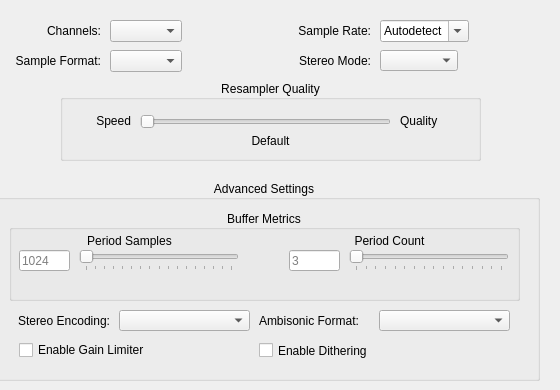
    <widget class="QWidget" name="tab_3">
     <attribute name="title">
      <string>Playback</string>
     </attribute>
     <widget class="QComboBox" name="sampleFormatCombo">
      <property name="geometry">
       <rect>
        <x>110</x>
        <y>50</y>
        <width>78</width>
        <height>21</height>
       </rect>
      </property>
      <property name="toolTip">
       <string>The output sample type. Currently, all mixing is done with 32-bit
float and converted to the output sample type as needed.</string>
      </property>
      <property name="sizeAdjustPolicy">
       <enum>QComboBox::AdjustToContents</enum>
      </property>
     </widget>
     <widget class="QLabel" name="label_5">
      <property name="geometry">
       <rect>
        <x>0</x>
        <y>50</y>
        <width>101</width>
        <height>21</height>
       </rect>
      </property>
      <property name="text">
       <string>Sample Format:</string>
      </property>
      <property name="alignment">
       <set>Qt::AlignRight|Qt::AlignTrailing|Qt::AlignVCenter</set>
      </property>
     </widget>
     <widget class="QLabel" name="label_6">
      <property name="geometry">
       <rect>
        <x>0</x>
        <y>20</y>
        <width>101</width>
        <height>21</height>
       </rect>
      </property>
      <property name="text">
       <string>Channels:</string>
      </property>
      <property name="alignment">
       <set>Qt::AlignRight|Qt::AlignTrailing|Qt::AlignVCenter</set>
      </property>
     </widget>
     <widget class="QComboBox" name="channelConfigCombo">
      <property name="geometry">
       <rect>
        <x>110</x>
        <y>20</y>
        <width>78</width>
        <height>21</height>
       </rect>
      </property>
      <property name="toolTip">
       <string>The output channel configuration. Note that not all backends
can properly detect the channel configuration and may default
to stereo output.</string>
      </property>
      <property name="sizeAdjustPolicy">
       <enum>QComboBox::AdjustToContents</enum>
      </property>
     </widget>
     <widget class="QComboBox" name="sampleRateCombo">
      <property name="geometry">
       <rect>
        <x>380</x>
        <y>20</y>
        <width>91</width>
        <height>29</height>
       </rect>
      </property>
      <property name="toolTip">
       <string>The playback/mixing sample rate.</string>
      </property>
      <property name="editable">
       <bool>true</bool>
      </property>
      <property name="insertPolicy">
       <enum>QComboBox::NoInsert</enum>
      </property>
      <property name="sizeAdjustPolicy">
       <enum>QComboBox::AdjustToContents</enum>
      </property>
      <item>
       <property name="text">
        <string>Autodetect</string>
       </property>
      </item>
      <item>
       <property name="text">
        <string>8000</string>
       </property>
      </item>
      <item>
       <property name="text">
        <string>11025</string>
       </property>
      </item>
      <item>
       <property name="text">
        <string>16000</string>
       </property>
      </item>
      <item>
       <property name="text">
        <string>22050</string>
       </property>
      </item>
      <item>
       <property name="text">
        <string>32000</string>
       </property>
      </item>
      <item>
       <property name="text">
        <string>44100</string>
       </property>
      </item>
      <item>
       <property name="text">
        <string>48000</string>
       </property>
      </item>
     </widget>
     <widget class="QLabel" name="label_7">
      <property name="geometry">
       <rect>
        <x>290</x>
        <y>20</y>
        <width>81</width>
        <height>21</height>
       </rect>
      </property>
      <property name="text">
       <string>Sample Rate:</string>
      </property>
      <property name="alignment">
       <set>Qt::AlignRight|Qt::AlignTrailing|Qt::AlignVCenter</set>
      </property>
     </widget>
     <widget class="QLabel" name="label_14">
      <property name="geometry">
       <rect>
        <x>290</x>
        <y>50</y>
        <width>81</width>
        <height>21</height>
       </rect>
      </property>
      <property name="text">
       <string>Stereo Mode:</string>
      </property>
      <property name="alignment">
       <set>Qt::AlignRight|Qt::AlignTrailing|Qt::AlignVCenter</set>
      </property>
     </widget>
     <widget class="QComboBox" name="stereoModeCombo">
      <property name="geometry">
       <rect>
        <x>380</x>
        <y>50</y>
        <width>78</width>
        <height>21</height>
       </rect>
      </property>
      <property name="toolTip">
       <string>How to treat stereo output. As headphones, HRTF or crossfeed
filters may be used to improve binaural quality, which may not
otherwise be suitable for speakers.</string>
      </property>
     </widget>
     <widget class="QGroupBox" name="groupBox">
      <property name="geometry">
       <rect>
        <x>-11</x>
        <y>180</y>
        <width>551</width>
        <height>201</height>
       </rect>
      </property>
      <property name="title">
       <string>Advanced Settings</string>
      </property>
      <property name="alignment">
       <set>Qt::AlignCenter</set>
      </property>
      <widget class="QGroupBox" name="groupBox_3">
       <property name="geometry">
        <rect>
         <x>20</x>
         <y>30</y>
         <width>511</width>
         <height>91</height>
        </rect>
       </property>
       <property name="title">
        <string>Buffer Metrics</string>
       </property>
       <property name="alignment">
        <set>Qt::AlignCenter</set>
       </property>
       <widget class="QWidget" name="widget" native="true">
        <property name="geometry">
         <rect>
          <x>260</x>
          <y>20</y>
          <width>241</width>
          <height>51</height>
         </rect>
        </property>
        <property name="toolTip">
         <string>The number of update periods. Higher values create a larger
mix ahead, which helps protect against skips when the CPU is
under load, but increases the delay between a sound getting
mixed and being heard.</string>
        </property>
        <widget class="QLabel" name="label_11">
         <property name="geometry">
          <rect>
           <x>20</x>
           <y>0</y>
           <width>201</width>
           <height>21</height>
          </rect>
         </property>
         <property name="text">
          <string>Period Count</string>
         </property>
         <property name="alignment">
          <set>Qt::AlignCenter</set>
         </property>
        </widget>
        <widget class="QSlider" name="periodCountSlider">
         <property name="geometry">
          <rect>
           <x>80</x>
           <y>20</y>
           <width>160</width>
           <height>21</height>
          </rect>
         </property>
         <property name="minimum">
          <number>1</number>
         </property>
         <property name="maximum">
          <number>16</number>
         </property>
         <property name="singleStep">
          <number>1</number>
         </property>
         <property name="pageStep">
          <number>2</number>
         </property>
         <property name="value">
          <number>1</number>
         </property>
         <property name="tracking">
          <bool>true</bool>
         </property>
         <property name="orientation">
          <enum>Qt::Horizontal</enum>
         </property>
         <property name="tickPosition">
          <enum>QSlider::TicksBelow</enum>
         </property>
         <property name="tickInterval">
          <number>1</number>
         </property>
        </widget>
        <widget class="QLineEdit" name="periodCountEdit">
         <property name="geometry">
          <rect>
           <x>20</x>
           <y>20</y>
           <width>51</width>
           <height>21</height>
          </rect>
         </property>
         <property name="placeholderText">
          <string>3</string>
         </property>
        </widget>
       </widget>
       <widget class="QWidget" name="widget_2" native="true">
        <property name="geometry">
         <rect>
          <x>10</x>
          <y>20</y>
          <width>241</width>
          <height>51</height>
         </rect>
        </property>
        <property name="toolTip">
         <string>The update period size, in sample frames. This is the number of
frames needed for each mixing update.</string>
        </property>
        <widget class="QSlider" name="periodSizeSlider">
         <property name="geometry">
          <rect>
           <x>60</x>
           <y>20</y>
           <width>160</width>
           <height>21</height>
          </rect>
         </property>
         <property name="minimum">
          <number>0</number>
         </property>
         <property name="maximum">
          <number>8192</number>
         </property>
         <property name="singleStep">
          <number>64</number>
         </property>
         <property name="pageStep">
          <number>1024</number>
         </property>
         <property name="value">
          <number>0</number>
         </property>
         <property name="tracking">
          <bool>true</bool>
         </property>
         <property name="orientation">
          <enum>Qt::Horizontal</enum>
         </property>
         <property name="tickPosition">
          <enum>QSlider::TicksBelow</enum>
         </property>
         <property name="tickInterval">
          <number>512</number>
         </property>
        </widget>
        <widget class="QLabel" name="label_10">
         <property name="geometry">
          <rect>
           <x>10</x>
           <y>0</y>
           <width>201</width>
           <height>21</height>
          </rect>
         </property>
         <property name="text">
          <string>Period Samples</string>
         </property>
         <property name="alignment">
          <set>Qt::AlignCenter</set>
         </property>
        </widget>
        <widget class="QLineEdit" name="periodSizeEdit">
         <property name="geometry">
          <rect>
           <x>0</x>
           <y>20</y>
           <width>51</width>
           <height>21</height>
          </rect>
         </property>
         <property name="placeholderText">
          <string>1024</string>
         </property>
        </widget>
       </widget>
      </widget>
      <widget class="QComboBox" name="stereoEncodingComboBox">
       <property name="geometry">
        <rect>
         <x>130</x>
         <y>130</y>
         <width>131</width>
         <height>21</height>
        </rect>
       </property>
       <property name="toolTip">
        <string>Pan Pot uses standard amplitude panning (aka
pair-wise, stereo pair, etc) between -30 and +30
degrees, while UHJ creates a stereo-compatible
two-channel UHJ mix, which encodes some
surround sound information into stereo output
that can be decoded with a surround sound
receiver.</string>
       </property>
      </widget>
      <widget class="QLabel" name="label_19">
       <property name="geometry">
        <rect>
         <x>20</x>
         <y>130</y>
         <width>101</width>
         <height>21</height>
        </rect>
       </property>
       <property name="text">
        <string>Stereo Encoding:</string>
       </property>
       <property name="alignment">
        <set>Qt::AlignRight|Qt::AlignTrailing|Qt::AlignVCenter</set>
       </property>
      </widget>
      <widget class="QLabel" name="label_30">
       <property name="geometry">
        <rect>
         <x>270</x>
         <y>130</y>
         <width>111</width>
         <height>21</height>
        </rect>
       </property>
       <property name="text">
        <string>Ambisonic Format:</string>
       </property>
      </widget>
      <widget class="QComboBox" name="ambiFormatComboBox">
       <property name="geometry">
        <rect>
         <x>390</x>
         <y>130</y>
         <width>131</width>
         <height>21</height>
        </rect>
       </property>
      </widget>
      <widget class="QCheckBox" name="outputLimiterCheckBox">
       <property name="geometry">
        <rect>
         <x>30</x>
         <y>160</y>
         <width>231</width>
         <height>20</height>
        </rect>
       </property>
       <property name="toolTip">
        <string>Applies a gain limiter on the final mixed output. This reduces the
volume when the output samples would otherwise be clamped,
avoiding excessive clipping noise.</string>
       </property>
       <property name="text">
        <string>Enable Gain Limiter</string>
       </property>
       <property name="tristate">
        <bool>true</bool>
       </property>
      </widget>
      <widget class="QCheckBox" name="outputDitherCheckBox">
       <property name="geometry">
        <rect>
         <x>270</x>
         <y>160</y>
         <width>261</width>
         <height>21</height>
        </rect>
       </property>
       <property name="toolTip">
        <string>Applies dithering on the final mix for 8- and 16-bit output.
This replaces the distortion created by nearest-value
quantization with low-level whitenoise.</string>
       </property>
       <property name="text">
        <string>Enable Dithering</string>
       </property>
       <property name="tristate">
        <bool>true</bool>
       </property>
      </widget>
     </widget>
     <widget class="QGroupBox" name="groupBox_4">
      <property name="geometry">
       <rect>
        <x>60</x>
        <y>80</y>
        <width>421</width>
        <height>81</height>
       </rect>
      </property>
      <property name="title">
       <string>Resampler Quality</string>
      </property>
      <property name="alignment">
       <set>Qt::AlignCenter</set>
      </property>
      <widget class="QLabel" name="resamplerLabel">
       <property name="geometry">
        <rect>
         <x>50</x>
         <y>50</y>
         <width>321</width>
         <height>21</height>
        </rect>
       </property>
       <property name="text">
        <string>Default</string>
       </property>
       <property name="alignment">
        <set>Qt::AlignCenter</set>
       </property>
      </widget>
      <widget class="QSlider" name="resamplerSlider">
       <property name="geometry">
        <rect>
         <x>80</x>
         <y>30</y>
         <width>251</width>
         <height>23</height>
        </rect>
       </property>
       <property name="orientation">
        <enum>Qt::Horizontal</enum>
       </property>
      </widget>
      <widget class="QLabel" name="label_9">
       <property name="geometry">
        <rect>
         <x>20</x>
         <y>30</y>
         <width>51</width>
         <height>21</height>
        </rect>
       </property>
       <property name="text">
        <string>Speed</string>
       </property>
       <property name="alignment">
        <set>Qt::AlignRight|Qt::AlignTrailing|Qt::AlignVCenter</set>
       </property>
      </widget>
      <widget class="QLabel" name="label_15">
       <property name="geometry">
        <rect>
         <x>340</x>
         <y>30</y>
         <width>51</width>
         <height>21</height>
        </rect>
       </property>
       <property name="text">
        <string>Quality</string>
       </property>
      </widget>
     </widget>
    </widget>
